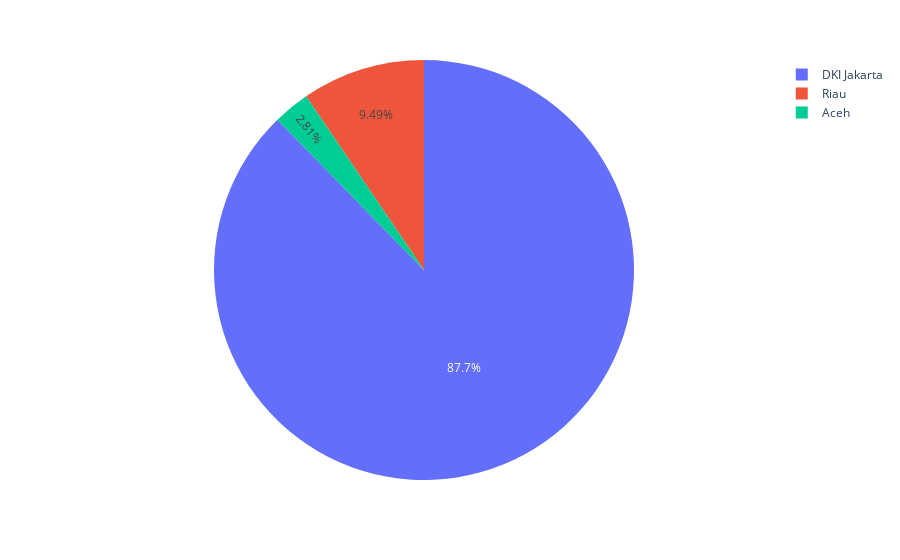

Notebook code cell kept with this figure:
### Code cell
px.pie(data_frame=series, values='New Cases', names=series.index)

### Figure 1 — Plotly figure (JSON) as saved in the notebook; plotly's stock layout.template omitted (floating-point values rounded to 4 significant figures)
{"data": [{"domain": {"x": [0, 1], "y": [0, 1]}, "hovertemplate": "Location=%{label}<br>New Cases=%{value}<extra></extra>", "labels": ["Aceh", "DKI Jakarta", "Riau"], "legendgroup": "", "name": "", "showlegend": true, "type": "pie", "values": [48.71, 1520.0, 164.5]}], "layout": {"legend": {"tracegroupgap": 0}, "margin": {"t": 60}}}
